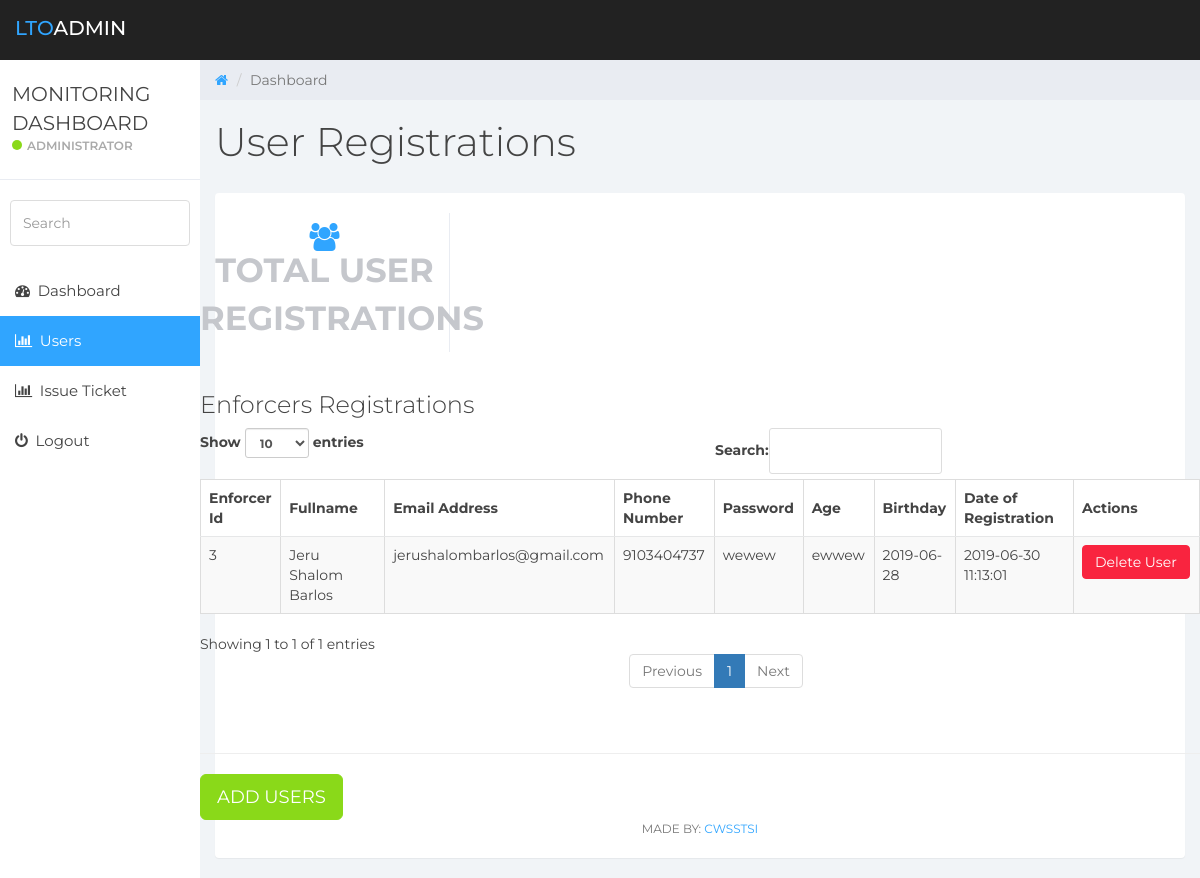
/Dashboard/users.php, run on the app's committed database.
### tables this page shows
CREATE TABLE IF NOT EXISTS `users` (
  `id` int(11) NOT NULL,
  `fullname` varchar(200) NOT NULL,
  `email_address` varchar(200) NOT NULL,
  `phone_number` varchar(200) NOT NULL,
  `password` varchar(200) NOT NULL,
  `age` varchar(200) NOT NULL,
  `birthday` varchar(200) NOT NULL,
  `date` timestamp NOT NULL DEFAULT CURRENT_TIMESTAMP ON UPDATE CURRENT_TIMESTAMP
);

### Dashboard/users.php (the view, shortened to what this page needs)
<!DOCTYPE html>
<html>
<head>
	<link href="css/bootstrap.min.css" rel="stylesheet">
	<link href="css/font-awesome.min.css" rel="stylesheet">
	<link href="css/datepicker3.css" rel="stylesheet">
	<link href="css/styles.css" rel="stylesheet">
</head>
<body>
	<nav class="navbar navbar-custom navbar-fixed-top" role="navigation">
		<div class="container-fluid">
			<div class="navbar-header">
				<a class="navbar-brand" href="#"><span>LTO</span>ADMIN</a>
			</div>
		</div>
	</nav>
	<div id="sidebar-collapse" class="col-sm-3 col-lg-2 sidebar">
		<div class="profile-sidebar">
			<div class="profile-usertitle">
				<div class="profile-usertitle-name">MONITORING DASHBOARD</div>
				<div class="profile-usertitle-status"><span class="indicator label-success"></span>Administrator</div>
			</div>
		</div>
		<form role="search">
			<div class="form-group">
				<input type="text" class="form-control" placeholder="Search">
			</div>
		</form>
		<ul class="nav menu">
			<li ><a href="dashboard.php"><em class="fa fa-dashboard">&nbsp;</em> Dashboard</a></li>
			<li  class="active"><a href="users.php"><em class="fa fa-bar-chart">&nbsp;</em> Users</a></li>
			<li><a href="ticket.php"><em class="fa fa-bar-chart">&nbsp;</em> Issue Ticket</a></li>
			<li><a href="logout.php"><em class="fa fa-power-off">&nbsp;</em> Logout</a></li>
		</ul>
	</div>
	<div class="col-sm-9 col-sm-offset-3 col-lg-10 col-lg-offset-2 main">
		<div class="row">
			<ol class="breadcrumb">
				<li><a href="#">
					<em class="fa fa-home"></em>
				</a></li>
				<li class="active">Dashboard</li>
			</ol>
		</div>
		<div class="row">
			<div class="col-lg-12">
				<h1 class="page-header">User Registrations</h1>
			</div>
		</div>
		<div class="panel panel-container">
			<div class="row">
				<div class="col-xs-12 col-md-3 col-lg-3 no-padding">
					<div class="panel panel-teal panel-widget border-right">
						<div class="row no-padding"><em class="fa fa-xl fa-users color-blue"></em>
							<div class="large"><div>
							<div class="text-muted">Total User Registrations</div>
						</div>
					</div>
				</div>
			</div>
		</div>
		<div class="row">
                    <div class="col-lg-12 col-md-12">
                        <div class="card">
                            <div class="card-body">
                                <div class="d-flex">
                                    <div>
                                        <h3 class="card-title m-b-5"><span class="lstick"></span>Enforcers Registrations </h3>
                                    </div>
                                </div>
                                <table id="example" class="table table-striped table-bordered" cellspacing="0" width="100%">
                                        <thead>
                                            <tr>
                                                <th>Enforcer Id</th>
                                                <th>Fullname</th>
                                                <th>Email Address</th>
                                                <th>Phone Number</th>
                                                <th>Password</th>
                                                <th>Age</th>
                                                <th>Birthday</th>
                                                <th>Date of Registration</th>
                                                <th>Actions</th>
                                            </tr>
                                        </thead>
                                        <tbody>
                                         	<?php
												$servername = "localhost";
												$username = "lto";
												$password = "123456789";
												$dbname = "lto";
												$conn = new mysqli($servername, $username, $password, $dbname);
												$sql = "SELECT * FROM users";
												$result = $conn->query($sql);
												if ($result->num_rows > 0) {
												    while($row = $result->fetch_assoc()) {
												        echo '<tr>';
												        echo '<td>';
												        echo  $row["id"];
												        echo '</td>';
												        echo '<td>';
												        echo  $row["fullname"];
												        echo '</td>';
												        echo '<td>';
												        echo  $row["email_address"];
												        echo '</td>';
												        echo '<td>';
												        echo  $row["phone_number"];
												        echo '</td>';
												        echo '<td>';
												        echo  $row["password"];
												        echo '</td>';
												        echo '<td>';
												        echo  $row["age"];
												        echo '</td>';
												        echo '<td>';
												        echo  $row["birthday"];
												        echo '</td>';
												        echo '<td>';
												        echo  $row["date"];
												        echo '</td>';
												        echo '<td>';
												        echo  '<a href="deleteusers.php?id='.$row['id'].'" class="btn btn-danger">Delete User</a>';
												        echo '</td>';
												        echo '</tr>';
												    }
												} else {
												}
												?>
                                        </tbody>
                                    </table>
                                        <br>
                            </div>
                        </div>
                    </div>
                </div>
			<hr>
			<a href="addusers.php" class="btn btn-success btn-lg">ADD USERS</a>
			<div class="col-sm-12">
				<p class="back-link">MADE BY: <a href="#">CWSSTSI</a></p>
			</div>
		</div>
	</div>
</body>
</html>

### Dashboard/css/styles.css (style rules this page uses)
body { background: #f1f4f7; padding-top: 60px; font-size: 14px; color: #444444; font-family: "Montserrat", "Helvetica Neue", Helvetica, Arial, sans-serif; }
p { color: #777; }
a, a:hover, a:focus { color: #30a5ff; }
h1, h2, h3, h4, h5, h6 { color: #444444; }
h1 { font-weight: 300; font-size: 40px; }
h3, h4 { font-weight: 300; }
.large { font-size: 2em; }
.text-muted { color: #c5c7cc; }
.color-blue { color: #30a5ff; }
.no-padding { padding: 0; margin: 0; }
.fa-xl { font-size: 2em; }
input.form-control { border: 1px solid #ddd; box-shadow: none; height: 46px; }
.navbar-custom { background: #222; height: 60px; }
.navbar-header .navbar-brand { color: #fff; font-size: 20px; text-transform: uppercase; font-weight: 500; height: 60px; padding-top: 18px; }
.navbar-header .navbar-brand span { color: #30a5ff; }
.btn-success, .btn-success:hover, .btn-success:focus, .btn-success:active, .btn-success.active, .open > .dropdown-toggle.btn-success, .btn-success.disabled, .btn-success[disabled], fieldset[disabled] .btn-success, .btn-success.disabled:hover, .btn-success[disabled]:hover, fieldset[disabled] .btn-success:hover, .btn-success.disabled:focus, .btn-success[disabled]:focus, fieldset[disabled] .btn-success:focus, .btn-success.disabled:active, .btn-success[disabled]:active, fieldset[disabled] .btn-success:active, .btn-success.disabled.active, .btn-success[disabled].active, fieldset[disabled] .btn-success.active { background-color: #8ad919; border-color: #8ad919; }
.btn-danger, .btn-danger:hover, .btn-danger:focus, .btn-danger:active, .btn-danger.active, .open > .dropdown-toggle.btn-danger, .btn-danger.disabled, .btn-danger[disabled], fieldset[disabled] .btn-danger, .btn-danger.disabled:hover, .btn-danger[disabled]:hover, fieldset[disabled] .btn-danger:hover, .btn-danger.disabled:focus, .btn-danger[disabled]:focus, fieldset[disabled] .btn-danger:focus, .btn-danger.disabled:active, .btn-danger[disabled]:active, fieldset[disabled] .btn-danger:active, .btn-danger.disabled.active, .btn-danger[disabled].active, fieldset[disabled] .btn-danger.active { background-color: #f9243f; border-color: #f9243f; }
.label-success { background-color: #8ad919; }
.panel { border: 0; }
.panel-container { padding-top: 20px; }
.panel-teal { background: #1ebfae; color: #fff; }
.panel-widget { padding: 10px 0; position: relative; box-shadow: none; border-radius: 0; background: none; text-align: center; color: #333; }
.panel-widget .text-muted { margin-top: -6px; text-transform: uppercase; font-weight: bold; font-size: 0.8em; }
.panel-widget .large { color: #373b45; font-size: 3em; }
.border-right { border-right: 1px solid #dadbda; }
.panel .border-top, .panel .border-right, .panel .border-bottom, .panel .border-left { border-color: #e9ecf2; }
.navbar { border: 0; }
.sidebar { display: block; padding: 0; display: none; box-shadow: none; background: #fff; }
.sidebar ul { margin: 20px 0px; }
.sidebar form { padding: 10px 0 0 0; margin: 10px 10px 20px 10px; }
@media (min-width: 768px) { .sidebar { display: block; position: fixed; top: 60px; bottom: 0; left: 0; z-index: 1000; display: block; margin: 0; padding: 0; overflow-x: hidden; overflow-y: auto; } }
@media (min-width: 768px) { .navbar-header { width: 100%; } }
.sidebar ul.nav .active a, .sidebar ul.nav li.parent a.active, .sidebar ul.nav .active > a:hover, .sidebar ul.nav li.parent a.active:hover, .sidebar ul.nav .active > a:focus, .sidebar ul.nav li.parent a.active:focus { color: #fff; background-color: #30a5ff; }
.sidebar ul.nav li a { height: 50px; font-size: 15px; line-height: 2em; color: #444444; }
.profile-sidebar { padding: 10px 0; border-bottom: 1px solid #e9ecf2; }
.indicator { width: 10px; height: 10px; display: inline-block; border-radius: 9999px; margin-right: 5px; }
.profile-usertitle { float: left; text-align: left; margin: 10px 0 0 12px; }
.profile-usertitle-name { font-size: 20px; margin-bottom: 0px; }
.profile-usertitle-status { text-transform: uppercase; color: #AAA; font-size: 12px; font-weight: 600; margin-bottom: 15px; }
.breadcrumb { border-radius: 0; padding: 10px 15px 10px 15px; background: #e9ecf2; margin: 0; }
h1.page-header { margin-top: 20px; border-bottom: 0; }
.table { background: #fff; }
.table > thead > tr > th { border-bottom: 1px solid #e6e7e8; vertical-align: middle; height: 50px; }
p.back-link { text-align: center; margin-bottom: 20px; font-size: 12px; text-transform: uppercase; }

### data on the page
users: id "3", fullname "Jeru Shalom Barlos", email_address "jerushalombarlos@gmail.com", phone_number "9103404737", password "wewew", age "ewwew", birthday "2019-06-28", date "2019-06-30 11:13:01"
